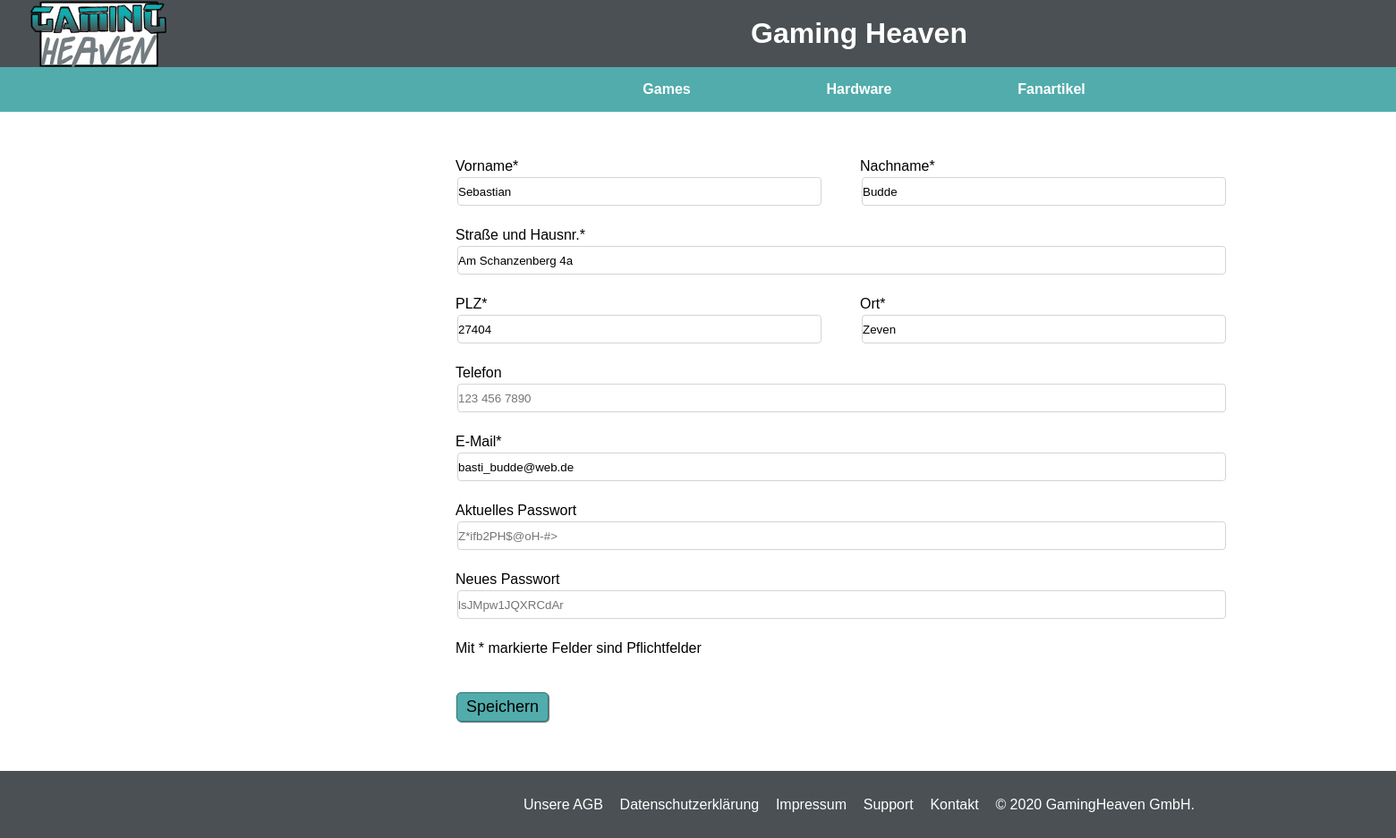
Page /HTML-PHP/user-modifyUserInformation.php (signed in) on the committed database.
### tables this page shows
CREATE TABLE `kunde` (
  `ID_Kunde` int(11) NOT NULL,
  `Vorname` text NOT NULL,
  `Name` text NOT NULL,
  `E_Mail` text NOT NULL,
  `Passwort` text NOT NULL,
  `PLZ` int(11) NOT NULL,
  `Ort` text NOT NULL,
  `Strasse_Hausnr` text NOT NULL,
  `Telefon` int(11) DEFAULT NULL
);

### HTML-PHP/user-modifyUserInformation.php (the view, shortened to what this page needs)
<?php
    include "../includes/siteHeader.php";
    include "../includes/siteFooter.php";
    include "../includes/connectToDB.php";
    $sql = "SELECT Vorname, Name, Strasse_Hausnr, PLZ, Ort, Telefon, E_Mail, Passwort
            FROM kunde
            WHERE ID_Kunde = ".$_SESSION['user_ID_kunde'].";";
    $result = mysqli_query($dbh, $sql)
        or die("Fehler bei der Query: " . mysqli_error($dbh));
    $user_information = mysqli_fetch_row($result);
    echo"<table class='costomerInformationTable'>
            <form action='user-modifyUserInformation.php' method='post'>
                <tr>
                    <td>
                        <label for='Vorname'>Vorname*</label>
                        <input type='text' name='Vorname' value='".$user_information[0]."' class='inputForm shortInput' id='Vorname' required='true' placeholder='Max'></input>
                    </td>
                    <td>
                        <label for='Nachname'>Nachname*</label>
                        <input type='text' name='Nachname' value='".$user_information[1]."' class='inputForm shortInput' id='Nachname' required='true' placeholder='Mustermann'></input>
                    </td>
                </tr>
                <tr>
                    <td colspan='2'>
                        <label for='Str_HausNr'>Straße und Hausnr.*</label>
                        <input type='text' name='Strasse_Hausnr' value='".$user_information[2]."' class='inputForm longInput' id='Str_HausNr' required='true' placeholder='Musterstraße 4'></input>
                    </td>
                </tr>
                <tr>
                    <td>
                        <label for='PLZ'>PLZ*</label>
                        <input type='number' name='PLZ' value='".$user_information[3]."' class='numInptWithoutArrows inputForm shortInput' id='PLZ' required='true' placeholder='11011'></input>
                    </td>
                    <td>
                        <label for='Ort'>Ort*</label>
                        <input type='text' name='Ort' value='".$user_information[4]."' class='inputForm shortInput' id='Ort' required='true' placeholder='Musterstedt'></input>
                    </td>
                </tr>
                <tr>
                    <td colspan='2'>
                        <label for='Telefon'>Telefon</label>
                        <input type='text' name='Telefon' value='".$user_information[5]."' class='inputForm longInput' id='Telefon' placeholder='123 456 7890'></input>
                    </td>
                </tr>
                <tr>
                    <td colspan='2'>
                        <label for='E_Mail'>E-Mail*</label>
                        <input type='email' name='E_Mail' value='".$user_information[6]."' class='inputForm longInput' id='E_Mail' required='true' placeholder='example@example.com'></input>
                    </td>
                </tr>
                <tr>
                    <td colspan='2'>
                        <label for='aktuellesPasswort'>Aktuelles Passwort</label>
                        <input type='text' name='aktuellesPasswort' class='inputForm longInput' id='aktuellesPasswort' placeholder='Z*ifb2PH$@oH-#>'></input>
                    </td>
                </tr>
                <tr>
                    <td colspan='2'>
                        <label for='neuesPasswort'>Neues Passwort</label>
                        <input type='text' name='neuesPasswort' class='inputForm longInput' id='neuesPasswort' placeholder='lsJMpw1JQXRCdAr'></input>
                    </td>
                </tr>
                <tr>
                    <td colspan='2'>
                        <label>Mit * markierte Felder sind Pflichtfelder</label>
                    </td>
                </tr>
                <tr>
                    <td id='submitButton'>
                        <input type='submit' class='button buttonNormal' value='Speichern' onclick='return confirm(\"Wollen Sie die neuen wirklich Informationen Speichern?\");'></input>
                    </td>
                </tr>
            </form>
        </table>";
?>

### CSS/style.css (style rules this page uses)
* { padding: 0; margin: 0; }
body { font-family: Helvetica; width: 1920px; display: flex; justify-content: center; }
.button { margin: 1px; background-color: #52acac; border: 1px solid #2d7474; box-shadow: 1px 1px 1px #777777; text-decoration: none; color: #000000; }
.buttonNormal { padding: 5px 10px; border-radius: 5px; font-size: 18px; font-weight: 500; }
.costomerInformationTable { text-align: left; }
.costomerInformationTable td { height: 75px; width: 450px; position: relative; }
.costomerInformationTable input[type=text], .costomerInformationTable input[type=email], .costomerInformationTable input[type=number] { position: absolute; bottom: 0; }
.costomerInformationTable #submitButton { vertical-align: top; }
.inputForm { height: 30px; border-radius: 4px; border: 1px solid #d4d4d4; margin: 2px; }
.longInput { width: 95%; }
.shortInput { width: 90%; }
.numInptWithoutArrows[type=number] { -moz-appearance: textfield; }
.costomerInformationTable label { position: absolute; bottom: 37px; font-size: 16px; }

### rows in the picture
kunde: Vorname "Sebastian", Nachname "Budde", Strasse_Hausnr "Am Schanzenberg 4a", PLZ "27404", Ort "Zeven", E_Mail "basti_budde@web.de"
